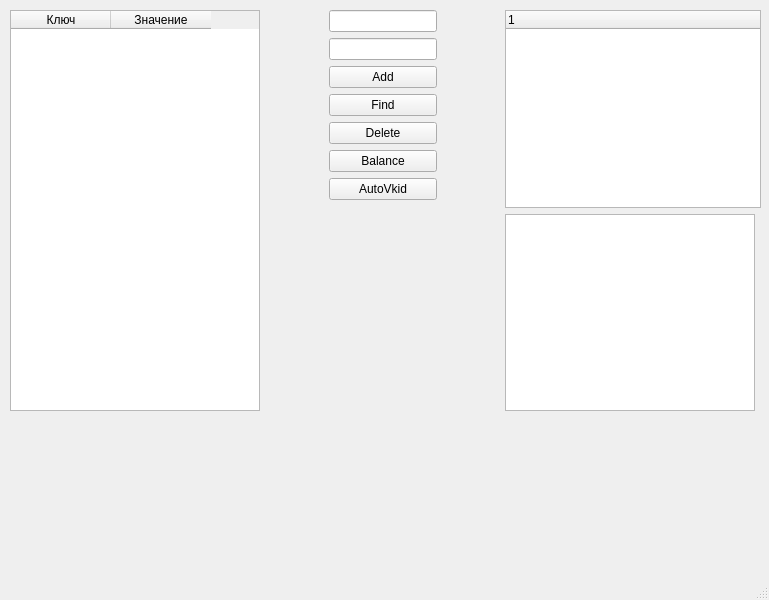
<?xml version="1.0" encoding="UTF-8"?>
<ui version="4.0">
 <class>MainWindow</class>
 <widget class="QMainWindow" name="MainWindow">
  <property name="geometry">
   <rect>
    <x>0</x>
    <y>0</y>
    <width>769</width>
    <height>600</height>
   </rect>
  </property>
  <property name="windowTitle">
   <string>MainWindow</string>
  </property>
  <widget class="QWidget" name="centralwidget">
   <widget class="QWidget" name="gridLayoutWidget">
    <property name="geometry">
     <rect>
      <x>10</x>
      <y>10</y>
      <width>751</width>
      <height>401</height>
     </rect>
    </property>
    <layout class="QGridLayout" name="gridLayout">
     <item row="1" column="4">
      <widget class="QPlainTextEdit" name="plainTextEdit">
       <property name="maximumSize">
        <size>
         <width>250</width>
         <height>16777215</height>
        </size>
       </property>
      </widget>
     </item>
     <item row="0" column="1">
      <spacer name="horizontalSpacer">
       <property name="orientation">
        <enum>Qt::Horizontal</enum>
       </property>
       <property name="sizeHint" stdset="0">
        <size>
         <width>40</width>
         <height>20</height>
        </size>
       </property>
      </spacer>
     </item>
     <item row="0" column="3">
      <spacer name="horizontalSpacer_2">
       <property name="orientation">
        <enum>Qt::Horizontal</enum>
       </property>
       <property name="sizeHint" stdset="0">
        <size>
         <width>40</width>
         <height>20</height>
        </size>
       </property>
      </spacer>
     </item>
     <item row="0" column="2" rowspan="2">
      <layout class="QVBoxLayout" name="verticalLayout">
       <item>
        <widget class="QLineEdit" name="lineEdit"/>
       </item>
       <item>
        <widget class="QLineEdit" name="lineEdit_2"/>
       </item>
       <item>
        <widget class="QPushButton" name="pushButton">
         <property name="text">
          <string>Add</string>
         </property>
        </widget>
       </item>
       <item>
        <widget class="QPushButton" name="pushButton_2">
         <property name="text">
          <string>Find</string>
         </property>
        </widget>
       </item>
       <item>
        <widget class="QPushButton" name="pushButton_3">
         <property name="text">
          <string>Delete</string>
         </property>
        </widget>
       </item>
       <item>
        <widget class="QPushButton" name="pushButton_4">
         <property name="text">
          <string>Balance</string>
         </property>
        </widget>
       </item>
       <item>
        <widget class="QPushButton" name="pushButton_5">
         <property name="text">
          <string>AutoVkid</string>
         </property>
        </widget>
       </item>
       <item>
        <spacer name="verticalSpacer">
         <property name="orientation">
          <enum>Qt::Vertical</enum>
         </property>
         <property name="sizeHint" stdset="0">
          <size>
           <width>20</width>
           <height>40</height>
          </size>
         </property>
        </spacer>
       </item>
      </layout>
     </item>
     <item row="0" column="0" rowspan="2">
      <widget class="QTableWidget" name="tableWidget">
       <property name="minimumSize">
        <size>
         <width>200</width>
         <height>0</height>
        </size>
       </property>
       <property name="maximumSize">
        <size>
         <width>250</width>
         <height>16777215</height>
        </size>
       </property>
       <column>
        <property name="text">
         <string>Ключ</string>
        </property>
       </column>
       <column>
        <property name="text">
         <string>Значение</string>
        </property>
       </column>
      </widget>
     </item>
     <item row="0" column="4">
      <widget class="QTreeWidget" name="treeWidget"/>
     </item>
    </layout>
   </widget>
  </widget>
  <widget class="QMenuBar" name="menubar">
   <property name="geometry">
    <rect>
     <x>0</x>
     <y>0</y>
     <width>769</width>
     <height>22</height>
    </rect>
   </property>
  </widget>
  <widget class="QStatusBar" name="statusbar"/>
 </widget>
 <resources/>
 <connections/>
</ui>
